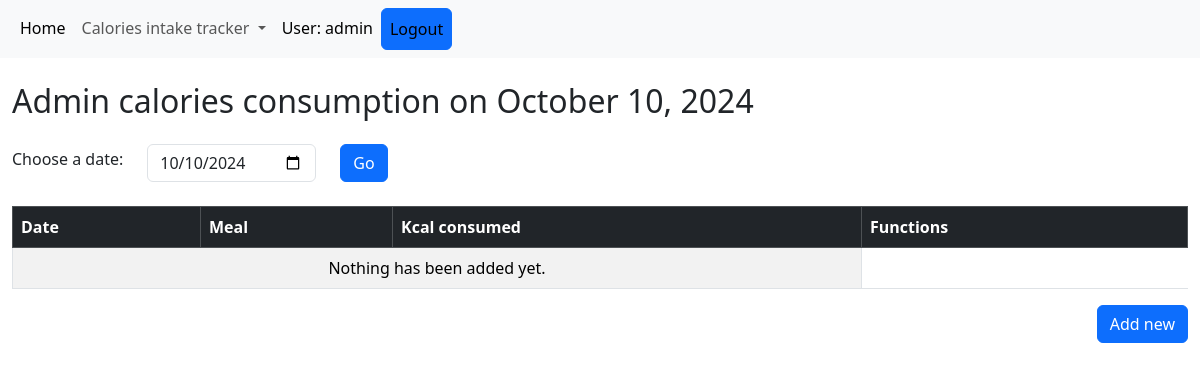
Before: /kcal/ (signed in) with the older database file.
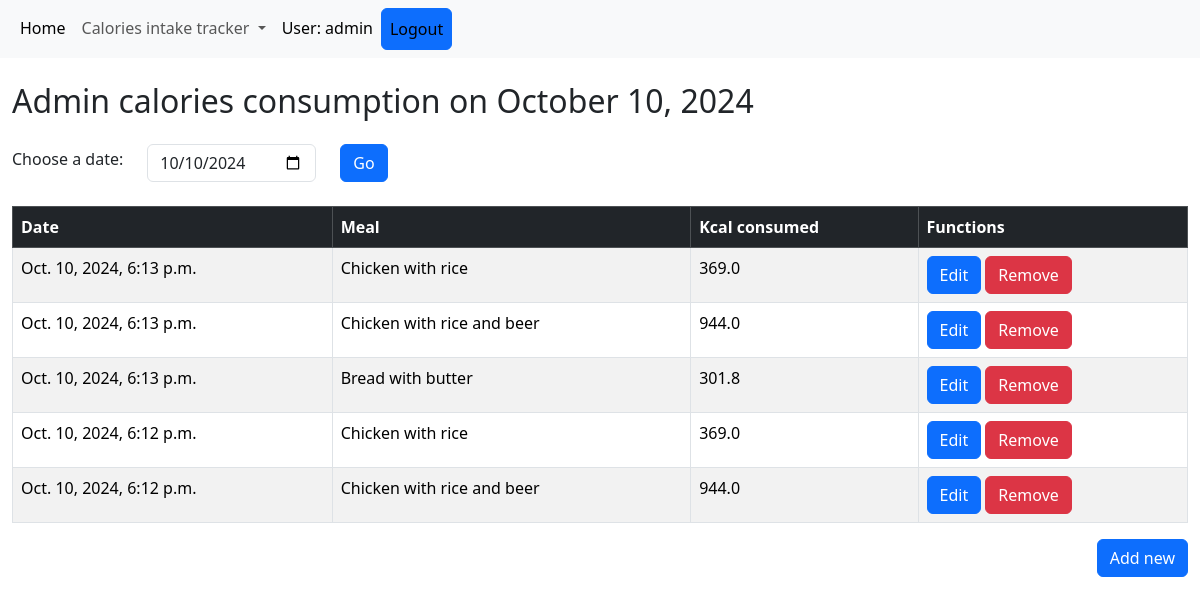
After: the same page with the newer database file.
### kcal/models.py (models this page shows, shortened)
class UserLog(models.Model):
    user = models.ForeignKey(
        settings.AUTH_USER_MODEL,
        on_delete=models.SET_NULL,
        null=True,
        blank=True,
    )
    meal = models.ForeignKey(Meal, on_delete=models.CASCADE)
    date = models.DateTimeField(default=timezone.now)

class Meal(models.Model):
    ingredients = models.ManyToManyField(Ingredient, through='IngredientQuantity')
    name = models.CharField(max_length=100)
    author = models.ForeignKey(
        settings.AUTH_USER_MODEL,
        on_delete=models.SET_NULL,
        null=True,
        blank=True,
    )
    class Meta:
        ordering = ['name']
    def __str__(self) -> str:
        return self.name
    @property
    def total_meal_energy(self):
        energy = 0
        for ingredient in self.ingredients.all():
            quantity = IngredientQuantity.objects.get(ingredient=ingredient, meal=self).ingredient_quantity / 100
            energy += ingredient.energy_density * quantity
            energy = round(energy, 1)
        return energy

class Ingredient(models.Model):
    name = models.CharField(max_length=100)
    energy_density = models.FloatField()
    author = models.ForeignKey(
        settings.AUTH_USER_MODEL,
        on_delete=models.SET_NULL,
        null=True,
        blank=True,
    )
    class Meta:
        ordering = ['name', 'energy_density']

class IngredientQuantity(models.Model):
    ingredient = models.ForeignKey(Ingredient, on_delete=models.CASCADE)
    meal = models.ForeignKey(Meal, on_delete=models.CASCADE)
    ingredient_quantity = models.FloatField(default= 1)

### kcal/views.py (the view)
# urls.py: path('kcal/', views.KcalIndex.as_view(), name='index'),
class KcalIndex(LoginRequiredMixin, generic.ListView):
    model = UserLog
    template_name = 'kcal/index.html'
    context_object_name = 'user_logs'  # Optional: for better readability in the template
    def get_queryset(self):
        date_str = self.request.GET.get('date')
        if date_str:
            filter_date = parse_date(date_str)
            if not filter_date:
                filter_date = timezone.localdate()  # Fallback to today if parsing fails
        else:
            filter_date = timezone.localdate()  # Default to today's date if no query parameter
        return UserLog.objects.filter(user=self.request.user, date__date=filter_date).order_by('-date')
    def get_context_data(self, **kwargs):
        context = super().get_context_data(**kwargs)
        date_str = self.request.GET.get('date')
        if date_str:
            current_date = parse_date(date_str)
            if not current_date:
                current_date = timezone.localdate()  # Fallback to today if parsing fails
        else:
            current_date = timezone.localdate()  # Default to today's date if no query parameter
        context['current_date'] = current_date  # Add the current_date to the context
        return context

### kcal/templates/kcal/index.html
{% extends "base_generic.html" %}
{% block content %}
<div class="container mt-4">
    <h2 class="mb-4">{{ user.get_username|capfirst }} calories consumption on {{ current_date|date:"F j, Y" }}</h2>
    <form method="GET" class="mb-4">
        <div class="row align-items-center">
            <div class="col-auto">
                <label for="date" class="form-label">Choose a date:</label>
            </div>
            <div class="col-auto">
                <input
                    type="date"
                    id="date"
                    name="date"
                    value="{{ current_date|date:"Y-m-d" }}"
                    class="form-control"
                >
            </div>
            <div class="col-auto">
                <button type="submit" class="btn btn-primary">Go</button>
            </div>
        </div>
    </form>
    <table class="table table-striped table-bordered">
        <thead class="table-dark">
            <tr>
                <th scope="col">Date</th>
                <th scope="col">Meal</th>
                <th scope="col">Kcal consumed</th>
                <th scope="col">Functions</th>
            </tr>
        </thead>
        <tbody>
            {% for meal in user_logs %}
            <tr>
                <td>{{ meal.date }}</td>
                <td>{{ meal.meal }}</td>
                <td>{{ meal.meal.total_meal_energy }}</td>
                <td><a href="{% url "kcal:edit-item" meal.id %}"><button type="button" class="btn btn-primary">Edit</button></a> <a href="{% url "kcal:delete-item" meal.id %}"><button type="button" class="btn btn-danger">Remove</button></a></td>
            </tr>
            {% empty %}
            <tr>
                <td colspan="3" class="text-center">Nothing has been added yet.</td>
            </tr>
            {% endfor %}
        </tbody>
    </table>
    <div class="text-end">
        <a href="{% url "kcal:add-item" %}" class="btn btn-primary">Add new</a>
    </div>
</div>
{% endblock %}

### kcal/templates/base_generic.html (shortened to what this page needs)
<!doctype html>
<html lang="en">
  <head>
    <link href="https://cdn.jsdelivr.net/npm/bootstrap@5.3.3/dist/css/bootstrap.min.css"
      rel="stylesheet"
>
    {% load static %}
    <link rel="stylesheet" href="{% static 'css/styles.css' %}" />
  </head>
  <body>
    {% block navbar %}
    <nav class="navbar navbar-expand-lg bg-body-tertiary">
      <div class="container-fluid">
        <div class="collapse navbar-collapse" id="navbarNavDropdown">
          <ul class="navbar-nav">
            <li class="nav-item">
              <a class="nav-link active" aria-current="page" href="{% url 'kcal:main-index' %}">Home</a>
            </li>
            <li class="nav-item dropdown">
              <a class="nav-link dropdown-toggle" href="{% url 'kcal:index' %}" role="button" data-bs-toggle="dropdown" aria-expanded="false">
                Calories intake tracker
              </a>
            </li>
            {% if user.is_authenticated %}
              <li class="nav-item"><a class="nav-link active" aria-current="page">User: {{ user.get_username }}</a></li>
              <li class="nav-item">
                <form id="logout-form" method="post" action="{% url 'logout' %}">
                  <button type="submit" class="btn btn-primary"><a class="nav-link active" aria-current="page">Logout</a></button>
                </form>
              </li>
            {% else %}
            <li class="nav-item">
              <a class="nav-link active" aria-current="page" href="{% url 'login' %}">Login</a>
            </li>
            {% endif %}
          </ul>
        </div>
      </div>
    </nav>
    {% endblock %}
    <div class="container-fluid">
      <div class="row">
        {% block content %}{% endblock %}
      </div>
    </div>
  </body>
</html>

### kcal/static/css/styles.css (style rules this page uses)
#logout-form { display: inline; }
#logout-form button { padding: 0; margin: 0; }

Changed rows visible on the page:
added UserLog: date "Oct. 10, 2024, 6:13 p.m.", meal "Chicken with rice", meal.total_meal_energy "369.0"
added UserLog: date "Oct. 10, 2024, 6:13 p.m.", meal "Chicken with rice and beer", meal.total_meal_energy "944.0"
added UserLog: date "Oct. 10, 2024, 6:13 p.m.", meal "Bread with butter", meal.total_meal_energy "301.8"
added UserLog: date "Oct. 10, 2024, 6:12 p.m.", meal "Chicken with rice", meal.total_meal_energy "369.0"
added UserLog: date "Oct. 10, 2024, 6:12 p.m.", meal "Chicken with rice and beer", meal.total_meal_energy "944.0"
Other visible differences:
text no longer shown: "Nothing has been added yet."
